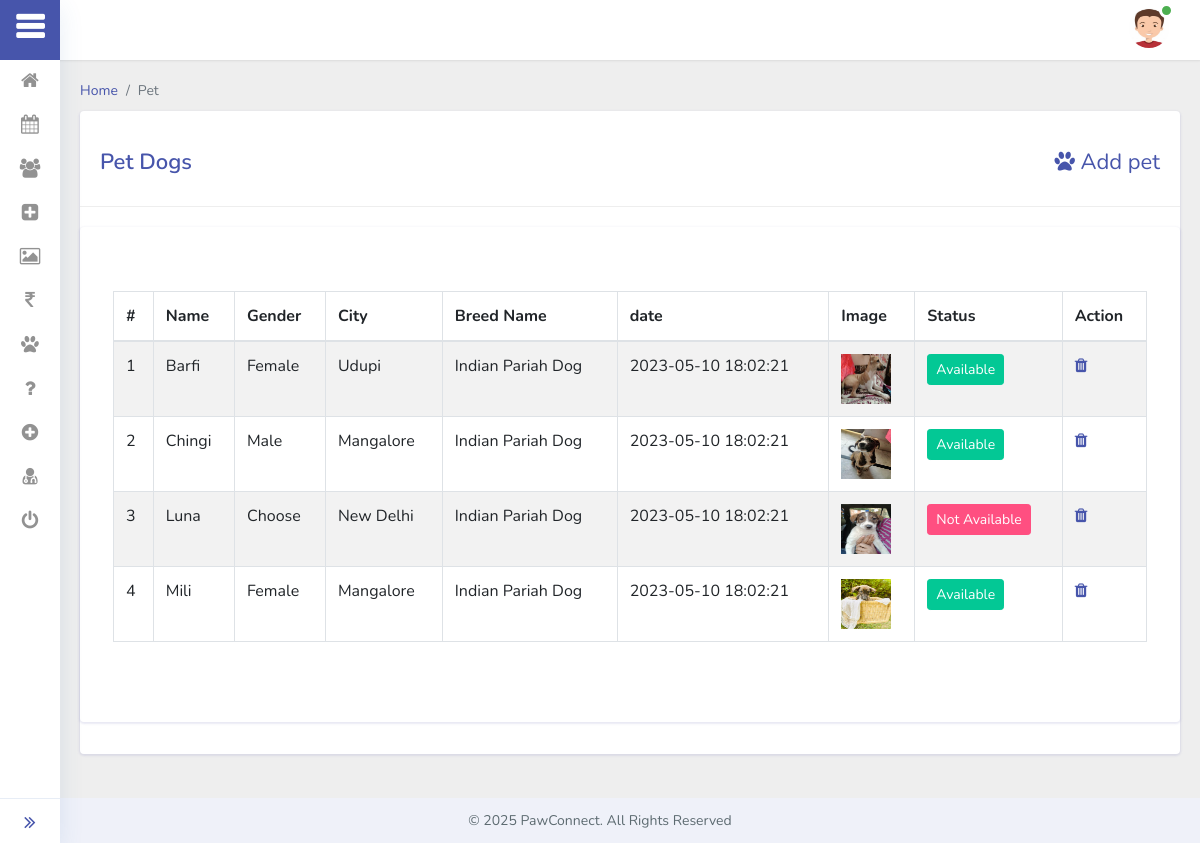
/starter/pet.php (signed in), run on the app's committed database.
### tables this page shows
CREATE TABLE `adopt` (
  `id` int(11) NOT NULL,
  `animal_name` varchar(50) NOT NULL,
  `gender` varchar(25) NOT NULL,
  `city` varchar(50) NOT NULL,
  `date` datetime NOT NULL DEFAULT current_timestamp(),
  `status` varchar(25) NOT NULL,
  `image` varchar(250) NOT NULL,
  `breed_name` varchar(50) NOT NULL,
  `helth_condition` varchar(100) NOT NULL,
  `description` text NOT NULL,
  `age` varchar(50) NOT NULL,
  `color` varchar(50) NOT NULL
);

### starter/pet.php (the view, shortened to what this page needs)
<?php
include './connection.php';
include 'link.php';
include 'sidebar.php';
include 'header.php';
?>
<div class="main-content">
    <div class="container-fluid content-top-gap">
        <nav aria-label="breadcrumb">
            <ol class="breadcrumb my-breadcrumb">
                <li class="breadcrumb-item"><a href="index.php">Home</a></li>
                <li class="breadcrumb-item active" aria-current="page">Pet</li>
            </ol>
        </nav>
        <div class="card card_border py-2 mb-4">
            <div class="cards__heading">
                <h3>Pet Dogs
                    <a href="add-pet.php">
                        <span class="float-right text-primary"><i class="fa fa-paw"></i> Add pet</span>
                    </a>
                </h3>
            </div>
            <div class="card card_border p-lg-5 p-3 mb-4">
                <div class="card-body py-3 p-0">
                    <div class="row">
                        <table cellpadding="0" cellspacing="0" border="0"
                            class="datatable-1 table table-bordered table-striped display table-hover" width="100%">
                            <thead>
                                <tr>
                                    <th>#</th>
                                    <th>Name</th>
                                    <th>Gender</th>
                                    <th>City</th>
                                    <th>Breed Name</th>
                                    <th>date</th>
                                    <th>Image</th>
                                    <th>Status</th>
                                    <th>Action</th>
                                </tr>
                            </thead>
                            <tbody>
                                <?php
                                $query = mysqli_query($conn, "SELECT * FROM adopt ORDER BY id DESC");
                                $cnt = 1;
                                while ($row = mysqli_fetch_array($query)) { ?>
                                    <tr>
                                        <td><?php echo htmlentities($cnt); ?></td>
                                        <td><?php echo htmlentities($row['animal_name']); ?></td>
                                        <td><?php echo htmlentities($row['gender']); ?></td>
                                        <td><?php echo htmlentities($row['city']); ?></td>
                                        <td><?php echo htmlentities($row['breed_name']); ?></td>
                                        <td><?php echo htmlentities($row['date']); ?></td>
                                        <td><img src="../<?php echo $row['image']; ?>" height="50" width="50"/></td>
                                        <td>
                                            <a href="pet.php?status_id=<?php echo $row['id']; ?>&current_status=<?php echo $row['status']; ?>"
                                               class="btn btn-sm <?php echo $row['status'] ? 'btn-success' : 'btn-danger'; ?>">
                                               <?php echo $row['status'] ? 'Available' : 'Not Available'; ?>
                                            </a>
                                        </td>
                                        <td>
                                            <a href="pet.php?id=<?php echo $row['id'] ?>&del=delete"
                                               onClick="return confirm('Are you sure you want to delete?')">
                                               <i class="fa fa-trash"></i>
                                            </a>
                                        </td>
                                    </tr>
                                <?php $cnt = $cnt + 1;
                                } ?>
                            </tbody>
                        </table>
                    </div>
                </div>
            </div>
        </div>
    </div>
</div>
<?php include 'footer.php'; ?>

### data on the page
adopt: animal_name "Barfi", gender "Female", city "Udupi", breed_name "Indian Pariah Dog", date "2023-05-10 18:02:21", image (picture), status "Available"
adopt: animal_name "Chingi", gender "Male", city "Mangalore", breed_name "Indian Pariah Dog", date "2023-05-10 18:02:21", image (picture), status "Available"
adopt: animal_name "Luna", gender "Choose", city "New Delhi", breed_name "Indian Pariah Dog", date "2023-05-10 18:02:21", image (picture), status "Not Available"
adopt: animal_name "Mili", gender "Female", city "Mangalore", breed_name "Indian Pariah Dog", date "2023-05-10 18:02:21", image (picture), status "Available"
